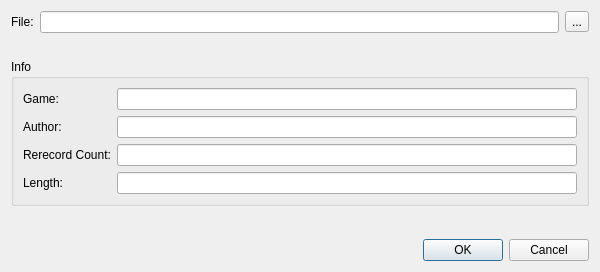
<?xml version="1.0" encoding="UTF-8"?>
<ui version="4.0">
 <class>MoviePlayDialog</class>
 <widget class="QDialog" name="MoviePlayDialog">
  <property name="geometry">
   <rect>
    <x>0</x>
    <y>0</y>
    <width>600</width>
    <height>100</height>
   </rect>
  </property>
  <property name="windowTitle">
   <string>Play Movie</string>
  </property>
  <layout class="QVBoxLayout">
   <item>
    <layout class="QHBoxLayout">
     <item>
      <widget class="QLabel">
       <property name="text">
        <string>File:</string>
       </property>
      </widget>
     </item>
     <item>
      <widget class="QLineEdit" name="filePath"/>
     </item>
     <item>
      <widget class="QToolButton" name="filePathButton">
       <property name="text">
        <string>...</string>
       </property>
      </widget>
     </item>
    </layout>
   </item>
   <item>
    <widget class="QLabel" name="note1Label">
     <property name="visible">
      <bool>false</bool>
     </property>
    </widget>
   </item>
   <item>
    <widget class="QGroupBox" name="infoGroupBox">
     <property name="title">
      <string>Info</string>
     </property>
     <property name="visible">
      <bool>false</bool>
     </property>
     <layout class="QFormLayout">
      <item row="0" column="0">
       <widget class="QLabel">
        <property name="text">
         <string>Game:</string>
        </property>
       </widget>
      </item>
      <item row="0" column="1">
       <widget class="QLineEdit" name="gameLineEdit">
        <property name="readOnly">
         <bool>true</bool>
        </property>
       </widget>
      </item>
      <item row="1" column="0">
       <widget class="QLabel">
        <property name="text">
         <string>Author:</string>
        </property>
       </widget>
      </item>
      <item row="1" column="1">
       <widget class="QLineEdit" name="authorLineEdit">
        <property name="readOnly">
         <bool>true</bool>
        </property>
       </widget>
      </item>
      <item row="2" column="0">
       <widget class="QLabel" name="rerecordCountLabel">
        <property name="text">
         <string>Rerecord Count:</string>
        </property>
       </widget>
      </item>
      <item row="2" column="1">
       <widget class="QLineEdit" name="rerecordCountLineEdit">
        <property name="readOnly">
         <bool>true</bool>
        </property>
       </widget>
      </item>
      <item row="3" column="0">
       <widget class="QLabel" name="lengthLabel">
        <property name="text">
         <string>Length:</string>
        </property>
       </widget>
      </item>
      <item row="3" column="1">
       <widget class="QLineEdit" name="lengthLineEdit">
        <property name="readOnly">
         <bool>true</bool>
        </property>
       </widget>
      </item>
     </layout>
    </widget>
   </item>
   <item>
    <spacer>
     <property name="orientation">
      <enum>Qt::Vertical</enum>
     </property>
    </spacer>
   </item>
   <item>
    <widget class="QLabel" name="note2Label">
     <property name="visible">
      <bool>false</bool>
     </property>
    </widget>
   </item>
   <item>
    <widget class="QDialogButtonBox" name="buttonBox">
     <property name="standardButtons">
      <set>QDialogButtonBox::Cancel|QDialogButtonBox::Ok</set>
     </property>
    </widget>
   </item>
  </layout>
 </widget>
</ui>
